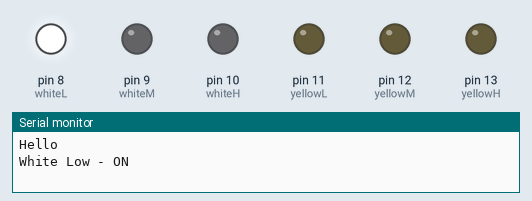
This sketch was run on a simulated Arduino Uno, built with avr-gcc and run on an emulated ATmega328P. Shown: output pins drawn as LEDs (lit = HIGH), the last lines printed to the serial monitor.

Above: at 0.5 s.
At 2.5 s:
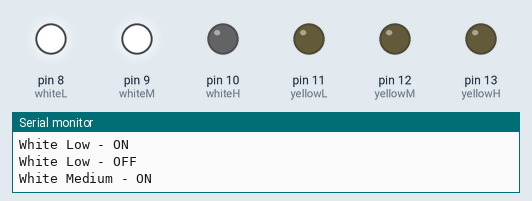
At 4.5 s:
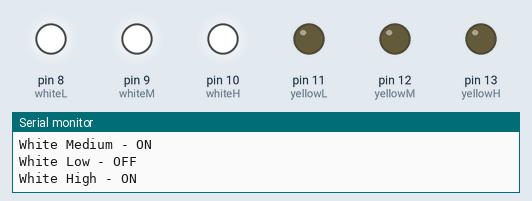
At 7.5 s:
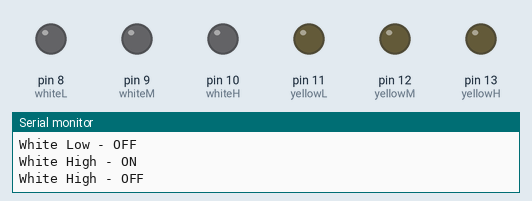
At 10.5 s:
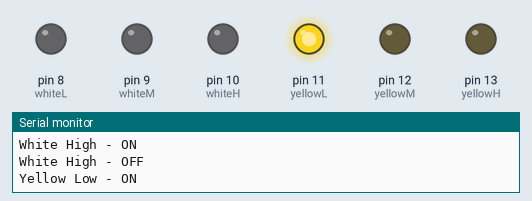
At 14.5 s:
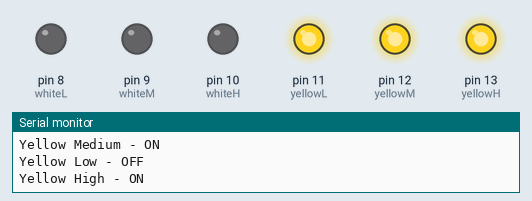
Timing chart, 0 to 18.4 s (numbered marks = the images above):
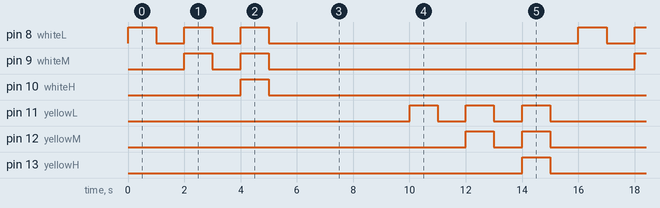

Measured:
- by itself, pin 8 (whiteL): repeats every 16.0 s: 2 × (LOW 1.0 s, HIGH 1.0 s), LOW 11.0 s, HIGH 1.0 s
- by itself, pin 9 (whiteM): repeats every 16.0 s: LOW 1.0 s, HIGH 1.0 s, LOW 13.0 s, HIGH 1.0 s
- by itself, pin 10 (whiteH), pin 13 (yellowH): alternates HIGH for 1.0 s and LOW for 15.0 s
- by itself, pin 11 (yellowL): LOW → HIGH at 10.0 s, → LOW 1.0 s later, → HIGH 1.0 s later, → LOW 1.0 s later, … (12 changes in this stretch)
- by itself, pin 12 (yellowM): LOW → HIGH at 12.0 s, → LOW 1.0 s later, → HIGH 1.0 s later, → LOW 1.0 s later, … (8 changes in this stretch)

The sketch:

LED_Test.ino
```cpp
int whiteL = 8;
int whiteM = 9;
int whiteH = 10;
int yellowL = 11;
int yellowM = 12;
int yellowH = 13;

void setup() {
  // put your setup code here, to run once:
  pinMode(whiteL, OUTPUT);
  pinMode(whiteM, OUTPUT);
  pinMode(whiteH, OUTPUT);
  pinMode(yellowL, OUTPUT);
  pinMode(yellowM, OUTPUT);
  pinMode(yellowH, OUTPUT);
  Serial.begin(9600);
  Serial.println("Hello");
}

void loop() {
  Serial.println("White Low - ON");
  turnOnWhite(1);
  delay(1000);
  Serial.println("White Low - OFF");
  turnOff();
  delay(1000);

  Serial.println("White Medium - ON");
  turnOnWhite(2);
  delay(1000);
  Serial.println("White Low - OFF");
  turnOff();
  delay(1000);

  Serial.println("White High - ON");
  turnOnWhite(3);
  delay(1000);
  Serial.println("White High - OFF");
  turnOff();
  delay(5000);

  Serial.println("Yellow Low - ON");
  turnOnYellow(1);
  delay(1000);
  Serial.println("Yellow Low - OFF");
  turnOff();
  delay(1000);

  Serial.println("Yellow Medium - ON");
  turnOnYellow(2);
  delay(1000);
  Serial.println("Yellow Low - OFF");
  turnOff();
  delay(1000);

  Serial.println("Yellow High - ON");
  turnOnYellow(3);
  delay(1000);
  Serial.println("Yellow High - OFF");
  turnOff();
  delay(1000);
}

void turnOff(){
  digitalWrite(whiteL, LOW);
  digitalWrite(whiteM, LOW);
  digitalWrite(whiteH, LOW);
  digitalWrite(yellowL, LOW);
  digitalWrite(yellowM, LOW);
  digitalWrite(yellowH, LOW);
}

void turnOnWhite(int level){
  //3 = High, 1 = Low
  if(level > 0){
    digitalWrite(whiteL, HIGH);
  }
  if(level > 1){
    digitalWrite(whiteM, HIGH);
  }
  if(level > 2){
    digitalWrite(whiteH, HIGH);
  }
}

void turnOnYellow(int level){
  //3 = High, 1 = Low
  if(level > 0){
    digitalWrite(yellowL, HIGH);
  }
  if(level > 1){
    digitalWrite(yellowM, HIGH);
  }
  if(level > 2){
    digitalWrite(yellowH, HIGH);
  }
}
```
